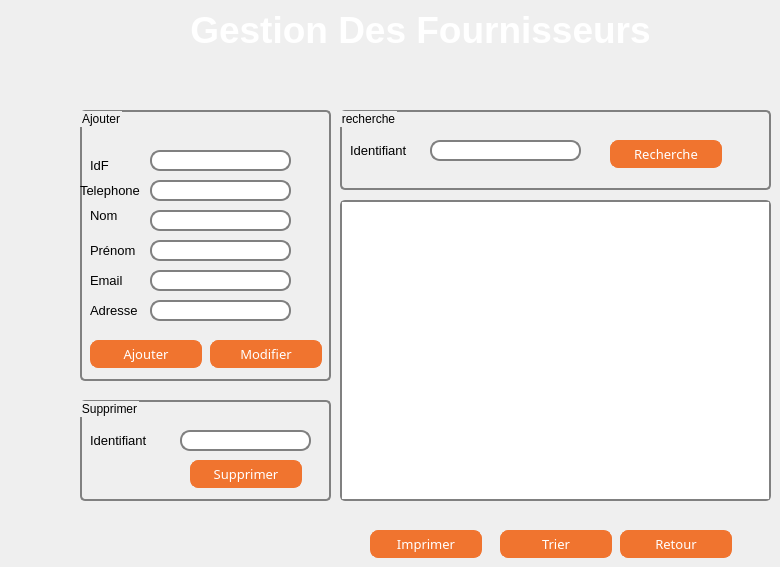
   <widget class="QWidget" name="tab">
    <attribute name="title">
     <string>FOURNISSEURS</string>
    </attribute>
    <widget class="QTableView" name="tabfournisseurs">
     <property name="geometry">
      <rect>
       <x>340</x>
       <y>200</y>
       <width>431</width>
       <height>301</height>
      </rect>
     </property>
     <property name="styleSheet">
      <string notr="true">
QTableView {
     
        font: 1em;

       border: 2px solid gray;
       border-radius: 5px;
}</string>
     </property>
    </widget>
    <widget class="QPushButton" name="trierfournisseurs">
     <property name="geometry">
      <rect>
       <x>500</x>
       <y>530</y>
       <width>112</width>
       <height>28</height>
      </rect>
     </property>
     <property name="font">
      <font>
       <family>Tw Cen MT Condensed Extra Bold</family>
       <pointsize>10</pointsize>
       <weight>50</weight>
       <italic>false</italic>
       <bold>false</bold>
      </font>
     </property>
     <property name="styleSheet">
      <string notr="true">QPushButton {
	font: 10pt &quot;Tw Cen MT Condensed Extra Bold&quot;;

color: white;
background-color: #f0742f; 
border-width: 1px;
border-color: #f0742f;
border-style: solid;
border-radius: 8;
padding: 3px;
padding-left: 5px;
padding-right: 5px;
min-width: 100px;
max-width: 100px;
min-height: 20px;
max-height: 20px;
}

QPushButton:hover
{
color :black;
}</string>
     </property>
     <property name="text">
      <string>Trier</string>
     </property>
    </widget>
    <widget class="QGroupBox" name="groupBox_2">
     <property name="geometry">
      <rect>
       <x>80</x>
       <y>110</y>
       <width>251</width>
       <height>271</height>
      </rect>
     </property>
     <property name="styleSheet">
      <string notr="true"> QGroupBox {
  
     border: 2px solid gray;
     border-radius: 5px;
     margin-top: 1ex; /* leave space at the top for the title */
 }
 QLineEdit {
     border: 2px solid gray;
     border-radius: 10px;
     padding: 0 8px;
 
 }</string>
     </property>
     <property name="title">
      <string>Ajouter</string>
     </property>
     <widget class="QLabel" name="label">
      <property name="geometry">
       <rect>
        <x>10</x>
        <y>40</y>
        <width>111</width>
        <height>31</height>
       </rect>
      </property>
      <property name="text">
       <string>&lt;html&gt;&lt;head/&gt;&lt;body&gt;&lt;p&gt;&lt;span style=&quot; font-size:10pt; color:#000000;&quot;&gt;IdF&lt;/span&gt;&lt;/p&gt;&lt;/body&gt;&lt;/html&gt;</string>
      </property>
     </widget>
     <widget class="QLineEdit" name="le_idf">
      <property name="geometry">
       <rect>
        <x>70</x>
        <y>40</y>
        <width>141</width>
        <height>21</height>
       </rect>
      </property>
     </widget>
     <widget class="QLabel" name="label_2">
      <property name="geometry">
       <rect>
        <x>10</x>
        <y>90</y>
        <width>61</width>
        <height>31</height>
       </rect>
      </property>
      <property name="text">
       <string>&lt;html&gt;&lt;head/&gt;&lt;body&gt;&lt;p&gt;&lt;span style=&quot; font-size:10pt; color:#000000;&quot;&gt;Nom&lt;/span&gt;&lt;/p&gt;&lt;/body&gt;&lt;/html&gt;</string>
      </property>
     </widget>
     <widget class="QLineEdit" name="le_nom">
      <property name="geometry">
       <rect>
        <x>70</x>
        <y>100</y>
        <width>141</width>
        <height>21</height>
       </rect>
      </property>
     </widget>
     <widget class="QLabel" name="label_3">
      <property name="geometry">
       <rect>
        <x>10</x>
        <y>120</y>
        <width>91</width>
        <height>41</height>
       </rect>
      </property>
      <property name="text">
       <string>&lt;html&gt;&lt;head/&gt;&lt;body&gt;&lt;p&gt;&lt;span style=&quot; font-size:10pt; color:#000000;&quot;&gt;Prénom&lt;/span&gt;&lt;/p&gt;&lt;/body&gt;&lt;/html&gt;</string>
      </property>
     </widget>
     <widget class="QLineEdit" name="le_prenom">
      <property name="geometry">
       <rect>
        <x>70</x>
        <y>130</y>
        <width>141</width>
        <height>21</height>
       </rect>
      </property>
     </widget>
     <widget class="QLabel" name="label_6">
      <property name="geometry">
       <rect>
        <x>10</x>
        <y>180</y>
        <width>91</width>
        <height>41</height>
       </rect>
      </property>
      <property name="text">
       <string>&lt;html&gt;&lt;head/&gt;&lt;body&gt;&lt;p&gt;&lt;span style=&quot; font-size:10pt; color:#000000;&quot;&gt;Adresse&lt;/span&gt;&lt;/p&gt;&lt;/body&gt;&lt;/html&gt;</string>
      </property>
     </widget>
     <widget class="QLineEdit" name="le_adresse">
      <property name="geometry">
       <rect>
        <x>70</x>
        <y>190</y>
        <width>141</width>
        <height>21</height>
       </rect>
      </property>
     </widget>
     <widget class="QLabel" name="label_10">
      <property name="geometry">
       <rect>
        <x>10</x>
        <y>150</y>
        <width>91</width>
        <height>41</height>
       </rect>
      </property>
      <property name="text">
       <string>&lt;html&gt;&lt;head/&gt;&lt;body&gt;&lt;p&gt;&lt;span style=&quot; font-size:10pt; color:#000000;&quot;&gt;Email&lt;/span&gt;&lt;/p&gt;&lt;/body&gt;&lt;/html&gt;</string>
      </property>
     </widget>
     <widget class="QLineEdit" name="le_email">
      <property name="geometry">
       <rect>
        <x>70</x>
        <y>160</y>
        <width>141</width>
        <height>21</height>
       </rect>
      </property>
     </widget>
     <widget class="QLabel" name="label_11">
      <property name="geometry">
       <rect>
        <x>0</x>
        <y>60</y>
        <width>91</width>
        <height>41</height>
       </rect>
      </property>
      <property name="text">
       <string>&lt;html&gt;&lt;head/&gt;&lt;body&gt;&lt;p&gt;&lt;span style=&quot; font-size:10pt; color:#000000;&quot;&gt;Telephone&lt;/span&gt;&lt;/p&gt;&lt;/body&gt;&lt;/html&gt;</string>
      </property>
     </widget>
     <widget class="QLineEdit" name="le_tel">
      <property name="geometry">
       <rect>
        <x>70</x>
        <y>70</y>
        <width>141</width>
        <height>21</height>
       </rect>
      </property>
     </widget>
     <widget class="QPushButton" name="fr_modifier">
      <property name="geometry">
       <rect>
        <x>130</x>
        <y>230</y>
        <width>112</width>
        <height>28</height>
       </rect>
      </property>
      <property name="font">
       <font>
        <family>Tw Cen MT Condensed Extra Bold</family>
        <pointsize>10</pointsize>
        <weight>50</weight>
        <italic>false</italic>
        <bold>false</bold>
       </font>
      </property>
      <property name="styleSheet">
       <string notr="true">QPushButton {
	font: 10pt &quot;Tw Cen MT Condensed Extra Bold&quot;;

color: white;
background-color: #f0742f; 
border-width: 1px;
border-color: #f0742f;
border-style: solid;
border-radius: 8;
padding: 3px;
padding-left: 5px;
padding-right: 5px;
min-width: 100px;
max-width: 100px;
min-height: 20px;
max-height: 20px;
}

QPushButton:hover
{
color :black;
}</string>
      </property>
      <property name="text">
       <string>Modifier</string>
      </property>
     </widget>
     <widget class="QPushButton" name="fr_ajouter">
      <property name="geometry">
       <rect>
        <x>10</x>
        <y>230</y>
        <width>112</width>
        <height>28</height>
       </rect>
      </property>
      <property name="font">
       <font>
        <family>Tw Cen MT Condensed Extra Bold</family>
        <pointsize>10</pointsize>
        <weight>50</weight>
        <italic>false</italic>
        <bold>false</bold>
       </font>
      </property>
      <property name="styleSheet">
       <string notr="true">QPushButton {
	font: 10pt &quot;Tw Cen MT Condensed Extra Bold&quot;;

color: white;
background-color: #f0742f; 
border-width: 1px;
border-color: #f0742f;
border-style: solid;
border-radius: 8;
padding: 3px;
padding-left: 5px;
padding-right: 5px;
min-width: 100px;
max-width: 100px;
min-height: 20px;
max-height: 20px;
}

QPushButton:hover
{
color :black;
}</string>
      </property>
      <property name="text">
       <string>Ajouter</string>
      </property>
     </widget>
    </widget>
    <widget class="QGroupBox" name="groupBox_3">
     <property name="geometry">
      <rect>
       <x>80</x>
       <y>400</y>
       <width>251</width>
       <height>101</height>
      </rect>
     </property>
     <property name="styleSheet">
      <string notr="true"> QGroupBox {
  
     border: 2px solid gray;
     border-radius: 5px;
     margin-top: 1ex; /* leave space at the top for the title */
 }</string>
     </property>
     <property name="title">
      <string>Supprimer</string>
     </property>
     <widget class="QLineEdit" name="le_idf_2">
      <property name="geometry">
       <rect>
        <x>100</x>
        <y>30</y>
        <width>131</width>
        <height>21</height>
       </rect>
      </property>
      <property name="styleSheet">
       <string notr="true"> QLineEdit {
     border: 2px solid gray;
     border-radius: 10px;
     padding: 0 8px;
 
 }</string>
      </property>
     </widget>
     <widget class="QLabel" name="label_4">
      <property name="geometry">
       <rect>
        <x>10</x>
        <y>30</y>
        <width>111</width>
        <height>21</height>
       </rect>
      </property>
      <property name="text">
       <string>&lt;html&gt;&lt;head/&gt;&lt;body&gt;&lt;p&gt;&lt;span style=&quot; font-size:10pt; color:#000000;&quot;&gt;Identifiant&lt;/span&gt;&lt;/p&gt;&lt;/body&gt;&lt;/html&gt;</string>
      </property>
     </widget>
     <widget class="QPushButton" name="fr_supprimer">
      <property name="geometry">
       <rect>
        <x>110</x>
        <y>60</y>
        <width>112</width>
        <height>28</height>
       </rect>
      </property>
      <property name="font">
       <font>
        <family>Tw Cen MT Condensed Extra Bold</family>
        <pointsize>10</pointsize>
        <weight>50</weight>
        <italic>false</italic>
        <bold>false</bold>
       </font>
      </property>
      <property name="styleSheet">
       <string notr="true">QPushButton {
	font: 10pt &quot;Tw Cen MT Condensed Extra Bold&quot;;

color: white;
background-color: #f0742f; 
border-width: 1px;
border-color: #f0742f;
border-style: solid;
border-radius: 8;
padding: 3px;
padding-left: 5px;
padding-right: 5px;
min-width: 100px;
max-width: 100px;
min-height: 20px;
max-height: 20px;
}

QPushButton:hover
{
color :black;
}</string>
      </property>
      <property name="text">
       <string>Supprimer</string>
      </property>
     </widget>
    </widget>
    <widget class="QPushButton" name="Imprimer">
     <property name="geometry">
      <rect>
       <x>370</x>
       <y>530</y>
       <width>112</width>
       <height>28</height>
      </rect>
     </property>
     <property name="font">
      <font>
       <family>Tw Cen MT Condensed Extra Bold</family>
       <pointsize>10</pointsize>
       <weight>50</weight>
       <italic>false</italic>
       <bold>false</bold>
      </font>
     </property>
     <property name="styleSheet">
      <string notr="true">QPushButton {
	font: 10pt &quot;Tw Cen MT Condensed Extra Bold&quot;;

color: white;
background-color: #f0742f; 
border-width: 1px;
border-color: #f0742f;
border-style: solid;
border-radius: 8;
padding: 3px;
padding-left: 5px;
padding-right: 5px;
min-width: 100px;
max-width: 100px;
min-height: 20px;
max-height: 20px;
}

QPushButton:hover
{
color :black;
}</string>
     </property>
     <property name="text">
      <string>Imprimer</string>
     </property>
    </widget>
    <widget class="QLabel" name="label_13">
     <property name="geometry">
      <rect>
       <x>170</x>
       <y>0</y>
       <width>501</width>
       <height>61</height>
      </rect>
     </property>
     <property name="text">
      <string>&lt;html&gt;&lt;head/&gt;&lt;body&gt;&lt;p align=&quot;center&quot;&gt;&lt;span style=&quot; font-size:28pt; font-weight:600; color:#ffffff;&quot;&gt;Gestion Des Fournisseurs&lt;/span&gt;&lt;/p&gt;&lt;/body&gt;&lt;/html&gt;</string>
     </property>
    </widget>
    <widget class="QPushButton" name="retour1">
     <property name="geometry">
      <rect>
       <x>620</x>
       <y>530</y>
       <width>112</width>
       <height>28</height>
      </rect>
     </property>
     <property name="font">
      <font>
       <family>Tw Cen MT Condensed Extra Bold</family>
       <pointsize>10</pointsize>
       <weight>50</weight>
       <italic>false</italic>
       <bold>false</bold>
      </font>
     </property>
     <property name="styleSheet">
      <string notr="true">QPushButton {
	font: 10pt &quot;Tw Cen MT Condensed Extra Bold&quot;;

color: white;
background-color: #f0742f; 
border-width: 1px;
border-color: #f0742f;
border-style: solid;
border-radius: 8;
padding: 3px;
padding-left: 5px;
padding-right: 5px;
min-width: 100px;
max-width: 100px;
min-height: 20px;
max-height: 20px;
}

QPushButton:hover
{
color :black;
}</string>
     </property>
     <property name="text">
      <string>Retour</string>
     </property>
    </widget>
    <widget class="QGroupBox" name="groupBox_7">
     <property name="geometry">
      <rect>
       <x>340</x>
       <y>110</y>
       <width>431</width>
       <height>80</height>
      </rect>
     </property>
     <property name="styleSheet">
      <string notr="true"> QGroupBox {
  
     border: 2px solid gray;
     border-radius: 5px;
     margin-top: 1ex; /* leave space at the top for the title */
 }</string>
     </property>
     <property name="title">
      <string>recherche</string>
     </property>
     <widget class="QPushButton" name="fr_recherche">
      <property name="geometry">
       <rect>
        <x>270</x>
        <y>30</y>
        <width>112</width>
        <height>28</height>
       </rect>
      </property>
      <property name="font">
       <font>
        <family>Tw Cen MT Condensed Extra Bold</family>
        <pointsize>10</pointsize>
        <weight>50</weight>
        <italic>false</italic>
        <bold>false</bold>
       </font>
      </property>
      <property name="styleSheet">
       <string notr="true">QPushButton {
	font: 10pt &quot;Tw Cen MT Condensed Extra Bold&quot;;

color: white;
background-color: #f0742f; 
border-width: 1px;
border-color: #f0742f;
border-style: solid;
border-radius: 8;
padding: 3px;
padding-left: 5px;
padding-right: 5px;
min-width: 100px;
max-width: 100px;
min-height: 20px;
max-height: 20px;
}

QPushButton:hover
{
color :black;
}</string>
      </property>
      <property name="text">
       <string>Recherche</string>
      </property>
     </widget>
     <widget class="QLineEdit" name="le_idf_3">
      <property name="geometry">
       <rect>
        <x>90</x>
        <y>30</y>
        <width>151</width>
        <height>21</height>
       </rect>
      </property>
      <property name="styleSheet">
       <string notr="true"> QLineEdit {
     border: 2px solid gray;
     border-radius: 10px;
     padding: 0 8px;
 
 }</string>
      </property>
     </widget>
     <widget class="QLabel" name="label_5">
      <property name="geometry">
       <rect>
        <x>10</x>
        <y>30</y>
        <width>111</width>
        <height>21</height>
       </rect>
      </property>
      <property name="text">
       <string>&lt;html&gt;&lt;head/&gt;&lt;body&gt;&lt;p&gt;&lt;span style=&quot; font-size:10pt; color:#000000;&quot;&gt;Identifiant&lt;/span&gt;&lt;/p&gt;&lt;/body&gt;&lt;/html&gt;</string>
      </property>
     </widget>
    </widget>
   </widget>
